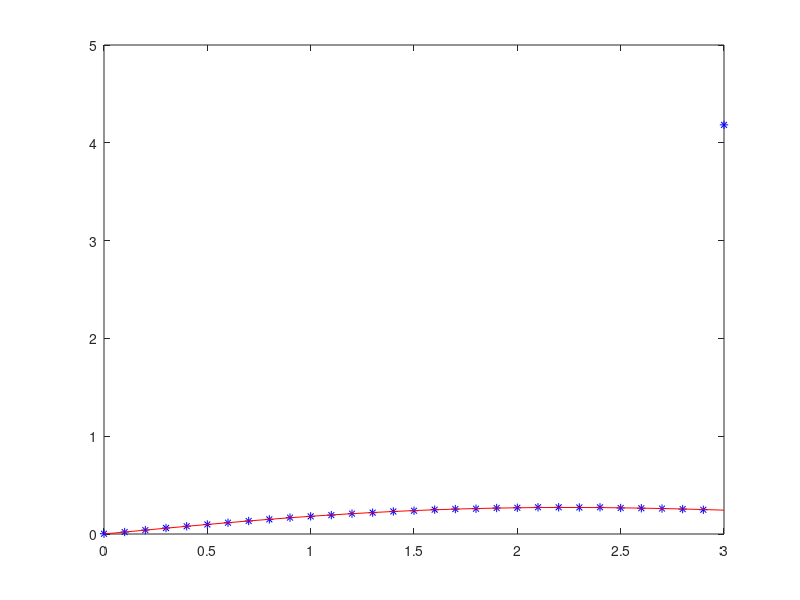

The MATLAB script that drew this image:
% Rayleigh PDF
% Input

N=10^6;
variance=input('enter variance:');
X=randn(1,N);
Y=randn(1,N);
r=sqrt(variance*(X.^2+Y.^2));

% Histogram plot
step=0.1;
range=0:step:3;
h=hist(r,range);
PDF=h/(step*sum(h));
theory=(range/variance).*exp(-range.^2/(2*variance));
plot(range,PDF,'b*',range,theory,'r');
hold on;
